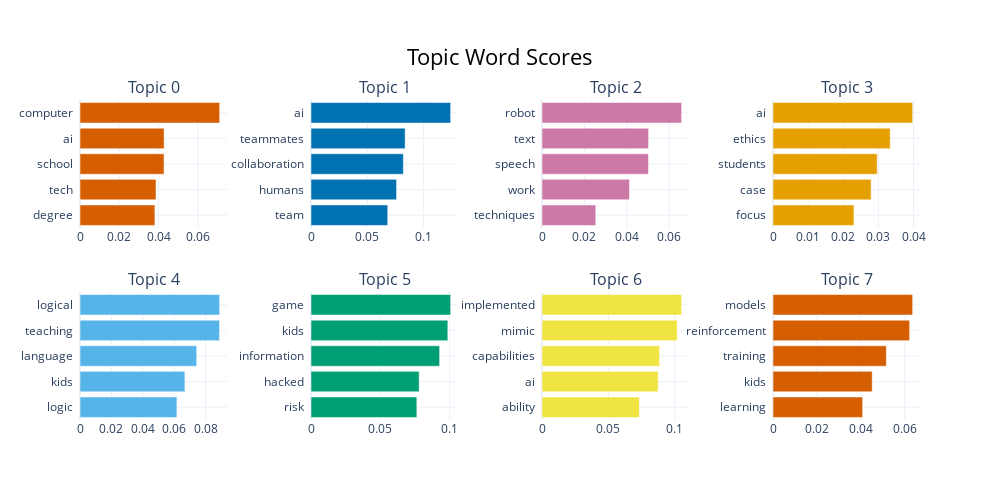

The notebook cell saved with this chart:
### Code cell
alt_topic_model.visualize_barchart()

### Figure 1 — Plotly figure (JSON) as saved in the notebook; plotly's stock layout.template omitted (floating-point values rounded to 4 significant figures)
{"data": [{"marker": {"color": "#D55E00"}, "orientation": "h", "type": "bar", "x": [0.03811, 0.03869, 0.04278, 0.04281, 0.07109], "xaxis": "x", "y": ["degree  ", "tech  ", "school  ", "ai  ", "computer  "], "yaxis": "y"}, {"marker": {"color": "#0072B2"}, "orientation": "h", "type": "bar", "x": [0.06806, 0.07589, 0.08194, 0.08351, 0.1239], "xaxis": "x2", "y": ["team  ", "humans  ", "collaboration  ", "teammates  ", "ai  "], "yaxis": "y2"}, {"marker": {"color": "#CC79A7"}, "orientation": "h", "type": "bar", "x": [0.02535, 0.04124, 0.0502, 0.05023, 0.06582], "xaxis": "x3", "y": ["techniques  ", "work  ", "speech  ", "text  ", "robot  "], "yaxis": "y3"}, {"marker": {"color": "#E69F00"}, "orientation": "h", "type": "bar", "x": [0.02304, 0.02794, 0.02966, 0.03336, 0.03975], "xaxis": "x4", "y": ["focus  ", "case  ", "students  ", "ethics  ", "ai  "], "yaxis": "y4"}, {"marker": {"color": "#56B4E9"}, "orientation": "h", "type": "bar", "x": [0.06175, 0.06684, 0.07437, 0.08891, 0.08899], "xaxis": "x5", "y": ["logic  ", "kids  ", "language  ", "teaching  ", "logical  "], "yaxis": "y5"}, {"marker": {"color": "#009E73"}, "orientation": "h", "type": "bar", "x": [0.0763, 0.07796, 0.09272, 0.09865, 0.1007], "xaxis": "x6", "y": ["risk  ", "hacked  ", "information  ", "kids  ", "game  "], "yaxis": "y6"}, {"marker": {"color": "#F0E442"}, "orientation": "h", "type": "bar", "x": [0.07333, 0.08753, 0.0886, 0.1019, 0.1052], "xaxis": "x7", "y": ["ability  ", "ai  ", "capabilities  ", "mimic  ", "implemented  "], "yaxis": "y7"}, {"marker": {"color": "#D55E00"}, "orientation": "h", "type": "bar", "x": [0.04081, 0.04517, 0.0516, 0.06221, 0.06358], "xaxis": "x8", "y": ["learning  ", "kids  ", "training  ", "reinforcement  ", "models  "], "yaxis": "y8"}], "layout": {"annotations": [{"font": {"size": 16}, "showarrow": false, "text": "Topic 0", "x": 0.0875, "xanchor": "center", "xref": "paper", "y": 1, "yanchor": "bottom", "yref": "paper"}, {"font": {"size": 16}, "showarrow": false, "text": "Topic 1", "x": 0.3625, "xanchor": "center", "xref": "paper", "y": 1, "yanchor": "bottom", "yref": "paper"}, {"font": {"size": 16}, "showarrow": false, "text": "Topic 2", "x": 0.6375, "xanchor": "center", "xref": "paper", "y": 1, "yanchor": "bottom", "yref": "paper"}, {"font": {"size": 16}, "showarrow": false, "text": "Topic 3", "x": 0.9125, "xanchor": "center", "xref": "paper", "y": 1, "yanchor": "bottom", "yref": "paper"}, {"font": {"size": 16}, "showarrow": false, "text": "Topic 4", "x": 0.0875, "xanchor": "center", "xref": "paper", "y": 0.4, "yanchor": "bottom", "yref": "paper"}, {"font": {"size": 16}, "showarrow": false, "text": "Topic 5", "x": 0.3625, "xanchor": "center", "xref": "paper", "y": 0.4, "yanchor": "bottom", "yref": "paper"}, {"font": {"size": 16}, "showarrow": false, "text": "Topic 6", "x": 0.6375, "xanchor": "center", "xref": "paper", "y": 0.4, "yanchor": "bottom", "yref": "paper"}, {"font": {"size": 16}, "showarrow": false, "text": "Topic 7", "x": 0.9125, "xanchor": "center", "xref": "paper", "y": 0.4, "yanchor": "bottom", "yref": "paper"}], "height": 500, "hoverlabel": {"bgcolor": "white", "font": {"family": "Rockwell", "size": 16}}, "showlegend": false, "title": {"font": {"color": "Black", "size": 22}, "text": "Topic Word Scores", "x": 0.5, "xanchor": "center", "yanchor": "top"}, "width": 1000, "xaxis": {"anchor": "y", "domain": [0, 0.175], "showgrid": true}, "xaxis2": {"anchor": "y2", "domain": [0.275, 0.45], "showgrid": true}, "xaxis3": {"anchor": "y3", "domain": [0.55, 0.725], "showgrid": true}, "xaxis4": {"anchor": "y4", "domain": [0.825, 1], "showgrid": true}, "xaxis5": {"anchor": "y5", "domain": [0, 0.175], "showgrid": true}, "xaxis6": {"anchor": "y6", "domain": [0.275, 0.45], "showgrid": true}, "xaxis7": {"anchor": "y7", "domain": [0.55, 0.725], "showgrid": true}, "xaxis8": {"anchor": "y8", "domain": [0.825, 1], "showgrid": true}, "yaxis": {"anchor": "x", "domain": [0.6, 1], "showgrid": true}, "yaxis2": {"anchor": "x2", "domain": [0.6, 1], "showgrid": true}, "yaxis3": {"anchor": "x3", "domain": [0.6, 1], "showgrid": true}, "yaxis4": {"anchor": "x4", "domain": [0.6, 1], "showgrid": true}, "yaxis5": {"anchor": "x5", "domain": [0, 0.4], "showgrid": true}, "yaxis6": {"anchor": "x6", "domain": [0, 0.4], "showgrid": true}, "yaxis7": {"anchor": "x7", "domain": [0, 0.4], "showgrid": true}, "yaxis8": {"anchor": "x8", "domain": [0, 0.4], "showgrid": true}}}
